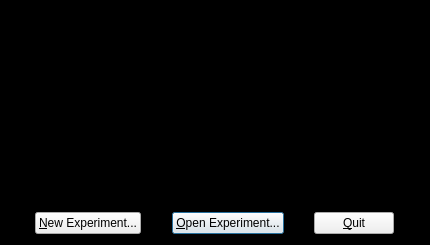
<?xml version="1.0" encoding="UTF-8"?>
<ui version="4.0">
 <class>SplashScreen</class>
 <widget class="QDialog" name="SplashScreen">
  <property name="windowModality">
   <enum>Qt::ApplicationModal</enum>
  </property>
  <property name="geometry">
   <rect>
    <x>0</x>
    <y>0</y>
    <width>430</width>
    <height>245</height>
   </rect>
  </property>
  <property name="sizePolicy">
   <sizepolicy hsizetype="Fixed" vsizetype="Fixed">
    <horstretch>0</horstretch>
    <verstretch>0</verstretch>
   </sizepolicy>
  </property>
  <property name="minimumSize">
   <size>
    <width>430</width>
    <height>245</height>
   </size>
  </property>
  <property name="maximumSize">
   <size>
    <width>430</width>
    <height>245</height>
   </size>
  </property>
  <property name="windowTitle">
   <string>GPUnit</string>
  </property>
  <property name="autoFillBackground">
   <bool>false</bool>
  </property>
  <property name="styleSheet">
   <string notr="true">QDialog#SplashScreen {
	background-color: rgb(0, 0, 0);
}</string>
  </property>
  <layout class="QVBoxLayout" name="verticalLayout">
   <item>
    <widget class="QLabel" name="label">
     <property name="text">
      <string/>
     </property>
     <property name="pixmap">
      <pixmap resource="imgres.qrc">:/buttons/images/logo.png</pixmap>
     </property>
     <property name="scaledContents">
      <bool>false</bool>
     </property>
     <property name="alignment">
      <set>Qt::AlignCenter</set>
     </property>
     <property name="indent">
      <number>0</number>
     </property>
    </widget>
   </item>
   <item>
    <layout class="QHBoxLayout" name="horizontalLayout">
     <item>
      <spacer name="horizontalSpacer_2">
       <property name="orientation">
        <enum>Qt::Horizontal</enum>
       </property>
       <property name="sizeHint" stdset="0">
        <size>
         <width>40</width>
         <height>20</height>
        </size>
       </property>
      </spacer>
     </item>
     <item>
      <widget class="QPushButton" name="newButton">
       <property name="text">
        <string>&amp;New Experiment...</string>
       </property>
      </widget>
     </item>
     <item>
      <spacer name="horizontalSpacer_4">
       <property name="orientation">
        <enum>Qt::Horizontal</enum>
       </property>
       <property name="sizeHint" stdset="0">
        <size>
         <width>40</width>
         <height>20</height>
        </size>
       </property>
      </spacer>
     </item>
     <item>
      <widget class="QPushButton" name="openButton">
       <property name="text">
        <string>&amp;Open Experiment...</string>
       </property>
       <property name="default">
        <bool>true</bool>
       </property>
      </widget>
     </item>
     <item>
      <spacer name="horizontalSpacer">
       <property name="orientation">
        <enum>Qt::Horizontal</enum>
       </property>
       <property name="sizeHint" stdset="0">
        <size>
         <width>40</width>
         <height>20</height>
        </size>
       </property>
      </spacer>
     </item>
     <item>
      <widget class="QPushButton" name="quitButton">
       <property name="text">
        <string>&amp;Quit</string>
       </property>
      </widget>
     </item>
     <item>
      <spacer name="horizontalSpacer_3">
       <property name="orientation">
        <enum>Qt::Horizontal</enum>
       </property>
       <property name="sizeHint" stdset="0">
        <size>
         <width>40</width>
         <height>20</height>
        </size>
       </property>
      </spacer>
     </item>
    </layout>
   </item>
  </layout>
 </widget>
 <resources>
  <include location="imgres.qrc"/>
  <include location="imgres.qrc"/>
 </resources>
 <connections>
  <connection>
   <sender>newButton</sender>
   <signal>clicked()</signal>
   <receiver>SplashScreen</receiver>
   <slot>newExperiment()</slot>
   <hints>
    <hint type="sourcelabel">
     <x>60</x>
     <y>216</y>
    </hint>
    <hint type="destinationlabel">
     <x>159</x>
     <y>119</y>
    </hint>
   </hints>
  </connection>
  <connection>
   <sender>openButton</sender>
   <signal>clicked()</signal>
   <receiver>SplashScreen</receiver>
   <slot>openExperiment()</slot>
   <hints>
    <hint type="sourcelabel">
     <x>159</x>
     <y>216</y>
    </hint>
    <hint type="destinationlabel">
     <x>159</x>
     <y>119</y>
    </hint>
   </hints>
  </connection>
  <connection>
   <sender>quitButton</sender>
   <signal>clicked()</signal>
   <receiver>SplashScreen</receiver>
   <slot>reject()</slot>
   <hints>
    <hint type="sourcelabel">
     <x>259</x>
     <y>216</y>
    </hint>
    <hint type="destinationlabel">
     <x>159</x>
     <y>119</y>
    </hint>
   </hints>
  </connection>
 </connections>
 <slots>
  <slot>newExperiment()</slot>
  <slot>openExperiment()</slot>
 </slots>
</ui>
